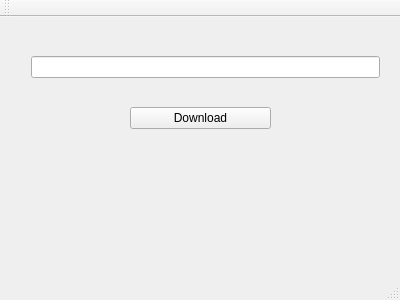
<?xml version="1.0" encoding="UTF-8"?>
<ui version="4.0">
 <class>MainWindow</class>
 <widget class="QMainWindow" name="MainWindow">
  <property name="geometry">
   <rect>
    <x>0</x>
    <y>0</y>
    <width>400</width>
    <height>300</height>
   </rect>
  </property>
  <property name="windowTitle">
   <string>MainWindow</string>
  </property>
  <widget class="QWidget" name="centralWidget">
   <widget class="QWidget" name="verticalLayoutWidget">
    <property name="geometry">
     <rect>
      <x>20</x>
      <y>10</y>
      <width>371</width>
      <height>81</height>
     </rect>
    </property>
    <layout class="QVBoxLayout" name="verticalLayout">
     <item>
      <widget class="QLineEdit" name="myUrl"/>
     </item>
    </layout>
   </widget>
   <widget class="QPushButton" name="DownloadButton">
    <property name="geometry">
     <rect>
      <x>130</x>
      <y>90</y>
      <width>141</width>
      <height>22</height>
     </rect>
    </property>
    <property name="text">
     <string>Download</string>
    </property>
   </widget>
  </widget>
  <widget class="QMenuBar" name="menuBar">
   <property name="geometry">
    <rect>
     <x>0</x>
     <y>0</y>
     <width>400</width>
     <height>19</height>
    </rect>
   </property>
  </widget>
  <widget class="QToolBar" name="mainToolBar">
   <attribute name="toolBarArea">
    <enum>TopToolBarArea</enum>
   </attribute>
   <attribute name="toolBarBreak">
    <bool>false</bool>
   </attribute>
  </widget>
  <widget class="QStatusBar" name="statusBar"/>
 </widget>
 <layoutdefault spacing="6" margin="11"/>
 <resources/>
 <connections/>
</ui>
